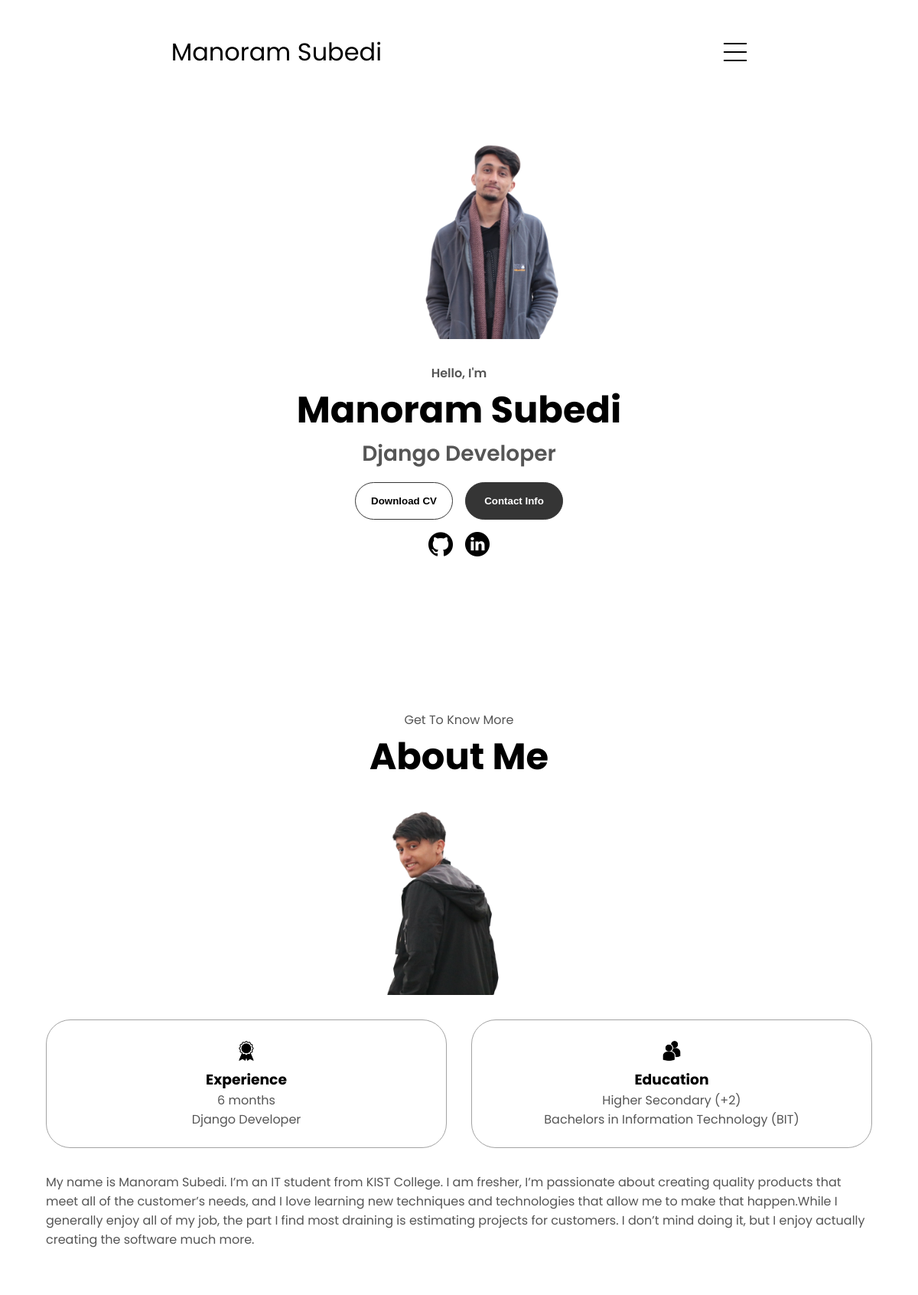
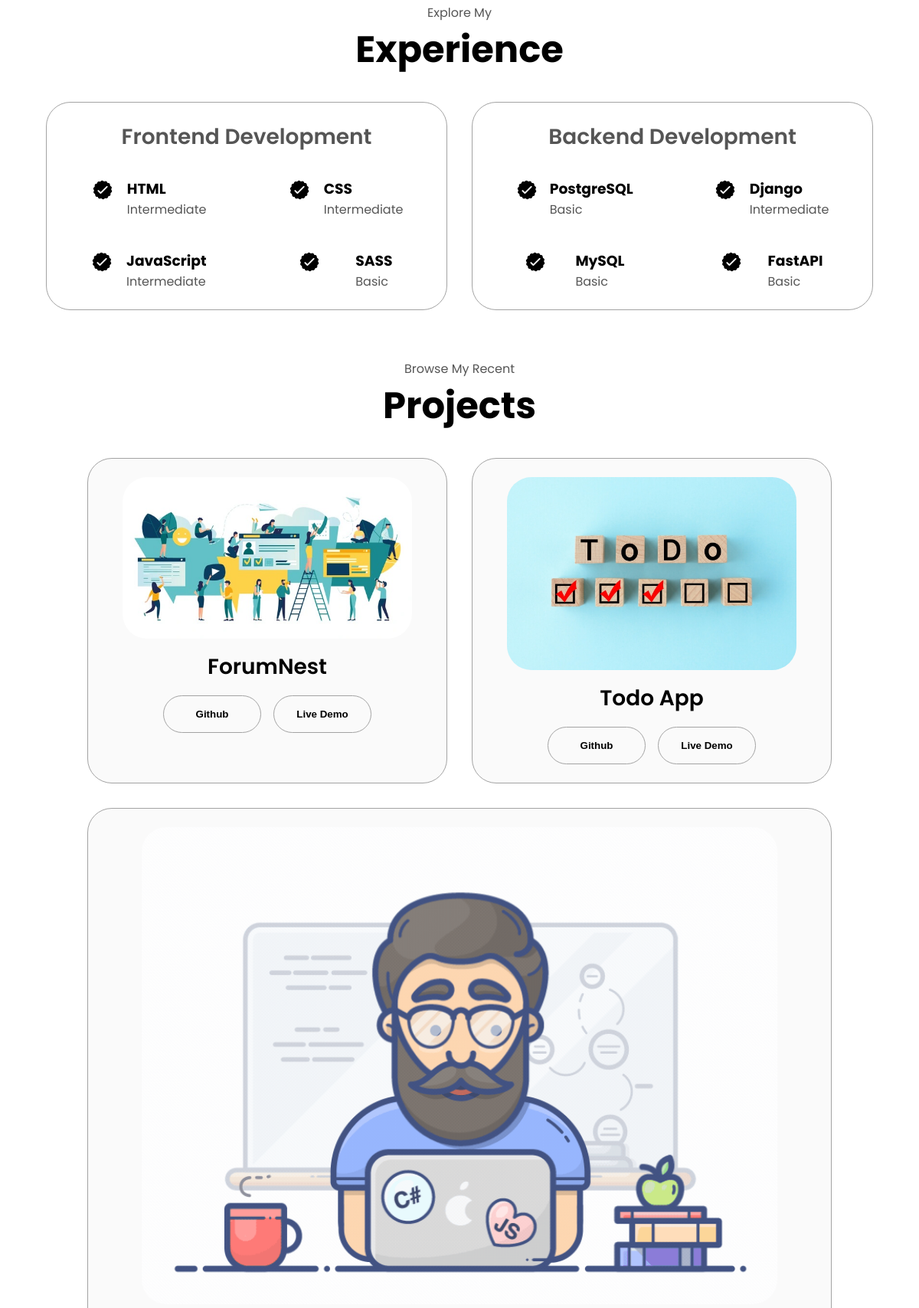
The page / (upper part) on the database its author committed (2 pictures, top to bottom).
### base/models.py (models this page shows, shortened)
class About(models.Model):
    name = models.CharField(max_length=100)
    title = models.CharField(max_length=50)
    text = models.TextField(null=True)
    display_img = models.ImageField(upload_to='media/user', null=True)
    img2 = models.ImageField(upload_to='media/user', null=True)

class Social(models.Model):
    about = models.ForeignKey(About, on_delete=models.CASCADE, null=True)
    name = models.CharField(max_length=50)
    link = models.URLField(null=True)
    social_img = models.ImageField(upload_to='media/social', null=True)

class Experience(models.Model):
    title = models.CharField(max_length=50)
    experience_icon = models.ImageField(upload_to='media/icons', null=True)

class Skill(models.Model):
    experience = models.ForeignKey(Experience,related_name='skill' ,on_delete=models.CASCADE)
    name = models.CharField(max_length=50)
    level = models.CharField(max_length=20)

class Project(models.Model):
    name = models.CharField(max_length=80)
    link = models.URLField()
    image = models.ImageField(upload_to='media/', null=True)

### base/views.py (the view)
def index(request):
    about = About.objects.get(pk=1)
    social = Social.objects.all()
    experience = Experience.objects.all()
    skill = Skill.objects.all()
    project = Project.objects.all()
    contact = Contact.objects.all()
    context = {'about':about,
               'social':social,
               'experience':experience,
               'skill':skill,
               'project': project,
               'contact':contact,
               }
    return render(request, 'base/index.html', context)

### base/templates/base/index.html (shortened to what this page needs)
{% extends "main.html" %}
{% load static %}
{% block content %}
    <nav id="hamburger-nav">
      <div class="logo">{{about.name}}</div>
      <div class="hamburger-menu">
        <div class="hamburger-icon" onclick="toggleMenu()">
          <span></span>
          <span></span>
          <span></span>
        </div>
      </div>
    </nav>
    <section id="profile">
      <div class="section__pic-container">
        <img src="{{about.display_img.url}}" alt="{{about.name}} profile picture" />
      </div>
      <div class="section__text">
        <p class="section__text__p1">Hello, I'm</p>
        <h2 class="title">{{about.name}}</h2>
        <p class="section__text__p2">{{about.title}}</p>
        <div class="btn-container">
          <button class="btn btn-color-2"
            onclick="window.open('{% static 'ManoramSubedi.pdf' %}', '_blank')"
          >
            Download CV
          </button>
          <button class="btn btn-color-1" onclick="location.href='./#contact'">
            Contact Info
          </button>
        </div>
        <div id="socials-container">
          {% for soc in social %}
          <img
            src="{{soc.social_img.url}}"
            alt="My {{soc.name}} profile" class="icon"
            onclick="location.href='{{soc.link}}'" />
          {% endfor %}
        </div>
      </div>
    </section>
    <section id="about">
      <p class="section__text__p1">Get To Know More</p>
      <h1 class="title">About Me</h1>
      <div class="section-container">
        <div class="section__pic-container">
          <img
            src="{{about.img2.url}}"
            alt="Profile picture"
            class="about-pic"
          />
        </div>
        <div class="about-details-container">
          <div class="about-containers">
            <div class="details-container">
              <img
                src="{% static 'base/icons/experience.png' %}" alt="Experience Icon"
                alt="Experience icon"
                class="icon" />
              <h3>Experience</h3>
              <p>6 months <br />{{about.title}}</p>
            </div>
            <div class="details-container">
              <img
                src= "{% static 'base/icons/education.png' %}" alt="Education Icon"
                alt="Education icon"
                class="icon" />
              <h3>Education</h3>
              <p>Higher Secondary (+2)<br />Bachelors in Information Technology (BIT)</p>
            </div>
          </div>
          <div class="text-container">
            <p>
              {{about.text}}
            </p>
          </div>
        </div>
      </div>
    </section>
    <section id="experience">
      <p class="section__text__p1">Explore My</p>
      <h1 class="title">Experience</h1>
      <div class="experience-details-container">
          <div class="about-containers">
            {% for exp in experience %}
              <div class="details-container">
                      <h2 class="experience-sub-title">{{ exp.title }}</h2>
                      <div class="article-container">
                        {% for skill in exp.skill.all %}
                          <article>
                              <img
                                  src="{{ exp.experience_icon.url }}"
                                  alt="{{skill.name}} icon"
                                  class="icon"/>
                                  <div>
                                      <h3>{{ skill.name }}</h3>
                                      <p>{{ skill.level }}</p>
                                  </div>
                          </article>
                          {% endfor %}
                      </div>
              </div>
              {% endfor %}
          </div>
      </div>
    <section id="projects">
      <p class="section__text__p1">Browse My Recent</p>
      <h1 class="title">Projects</h1>
      <div class="experience-details-container">
        <div class="about-containers">
          {% for proj in project %}
          <div class="details-container color-container">
            <div class="article-container">
              <img
                src="{{proj.image.url}}"
                alt="Project {{forloop.counter}}"
                class="project-img"
              />
            </div>
            <h2 class="experience-sub-title project-title">{{proj.name}}</h2>
            <div class="btn-container">
              <button
                class="btn btn-color-2 project-btn"
                onclick="location.href='{{proj.link}}'"
              >
               Github
              </button>
              <button
                class="btn btn-color-2 project-btn"
                onclick="location.href='{{proj.link}}'"
                disabled
              >
                Live Demo
              </button>
            </div>
          </div>
          {% endfor %}
        </div>
      </div>
    </section>
  </body>
{% endblock %}

### templates/main.html (shortened to what this page needs)
{% load static %}
<!DOCTYPE html>
<html lang="en">
  <head>
    <link rel="stylesheet" href="{% static 'base/style.css' %}" />
    <link rel="stylesheet" href="{% static 'base/mediaqueries.css' %}" />
  </head>
  <body>
    {% block content %}
    {% endblock %}
  </body>
</html>

### base/static/base/style.css (style rules this page uses)
* { margin: 0; padding: 0; }
body { font-family: "Poppins", sans-serif; }
html { scroll-behavior: smooth; }
p { color: rgb(85, 85, 85); }
a, .btn { transition: all 300ms ease; }
nav, .nav-links { display: flex; }
nav { justify-content: space-around; align-items: center; height: 17vh; }
.logo { font-size: 2rem; }
#hamburger-nav { display: none; }
.hamburger-menu { position: relative; display: inline-block; }
.hamburger-icon { display: flex; flex-direction: column; justify-content: space-between; height: 24px; width: 30px; cursor: pointer; }
.hamburger-icon span { width: 100%; height: 2px; background-color: black; transition: all 0.3 ease-in-out; }
.hamburger-icon span:first-child { transform: none; }
.hamburger-icon span:first-child { opacity: 1; }
section { padding-top: 4vh; height: 96vh; margin: 0 10rem; box-sizing: border-box; min-height: fit-content; }
.section-container { display: flex; }
#profile { display: flex; justify-content: center; gap: 5rem; height: 80vh; }
.section__pic-container { display: flex; height: 400px; width: 400px; margin: auto 0; }
.section__text { align-self: center; text-align: center; }
.section__text p { font-weight: 600; }
.section__text__p1 { text-align: center; }
.section__text__p2 { font-size: 1.75rem; margin-bottom: 1rem; }
.title { font-size: 3rem; text-align: center; }
#socials-container { display: flex; justify-content: center; margin-top: 1rem; gap: 1rem; }
.icon { cursor: pointer; height: 2rem; }
.btn-container { display: flex; justify-content: center; gap: 1rem; }
.btn { font-weight: 600; transition: all 300ms ease; padding: 1rem; width: 8rem; border-radius: 2rem; }
.btn-color-1, .btn-color-2 { border: rgb(53, 53, 53) 0.1rem solid; }
.btn-color-1, .btn-color-2:hover { background: rgb(53, 53, 53); color: white; }
.btn-color-2 { background: none; }
.btn-container { gap: 1rem; }
#about { position: relative; }
.about-containers { gap: 2rem; margin-bottom: 2rem; margin-top: 2rem; }
.about-details-container { justify-content: center; flex-direction: column; }
.about-containers, .about-details-container { display: flex; }
.about-pic { border-radius: 2rem; }
.details-container { padding: 1.5rem; flex: 1; background: white; border-radius: 2rem; border: rgb(53, 53, 53) 0.1rem solid; border-color: rgb(163, 163, 163); text-align: center; }
.section-container { gap: 4rem; height: 80%; }
.section__pic-container { height: 400px; width: 400px; margin: auto 0; }
#experience { position: relative; }
.experience-sub-title { color: rgb(85, 85, 85); font-weight: 600; font-size: 1.75rem; margin-bottom: 2rem; }
.experience-details-container { display: flex; justify-content: center; flex-direction: column; }
.article-container { display: flex; text-align: initial; flex-wrap: wrap; flex-direction: row; gap: 2.5rem; justify-content: space-around; }
article { display: flex; width: 10rem; justify-content: space-around; gap: 0.5rem; }
article .icon { cursor: default; }
#projects { position: relative; }
.color-container { border-color: rgb(163, 163, 163); background: rgb(250, 250, 250); }
.project-img { border-radius: 2rem; width: 90%; height: 90%; }
.project-title { margin: 1rem; color: black; }
.project-btn { color: black; border-color: rgb(163, 163, 163); }

### base/static/base/mediaqueries.css (style rules this page uses)
@media screen and (max-width: 1400px) { #profile { height: 83vh; margin-bottom: 6rem; } }
@media screen and (max-width: 1400px) { .about-containers { flex-wrap: wrap; } }
@media screen and (max-width: 1400px) { #contact, #projects { height: fit-content; } }
@media screen and (max-width: 1200px) { #hamburger-nav { display: flex; } }
@media screen and (max-width: 1200px) { #experience, .experience-details-container { margin-top: 2rem; } }
@media screen and (max-width: 1200px) { #profile, .section-container { display: block; } }
@media screen and (max-width: 1200px) { section, .section-container { height: fit-content; } }
@media screen and (max-width: 1200px) { section { margin: 0 5%; } }
@media screen and (max-width: 1200px) { .section__pic-container { width: 275px; height: 275px; margin: 0 auto 2rem; } }
@media screen and (max-width: 1200px) { .about-containers { margin-top: 0; } }

### rows shown on the page
About: name "Manoram Subedi", display_img (picture), title "Django Developer", img2 (picture), text "My name is Manoram Subedi. I’m an IT student from KIST College. I am fresher, I’m passionate about creating quality products that meet all of the customer’s needs, and I love learning new techniques and technologies that allow me to make that happen.While I generally enjoy all of my job, the part I find most draining is estimating projects for customers. I don’t mind doing it, but I enjoy actually creating the software much more."
Social: social_img (picture)
Social: social_img (picture)
Experience: title "Frontend Development"
Skill: experience_icon (picture), name "HTML", level "Intermediate"
Skill: experience_icon (picture), name "CSS", level "Intermediate"
Skill: experience_icon (picture), name "JavaScript", level "Intermediate"
Skill: experience_icon (picture), name "SASS", level "Basic"
Experience: title "Backend Development"
Skill: experience_icon (picture), name "PostgreSQL", level "Basic"
Skill: experience_icon (picture), name "Django", level "Intermediate"
Skill: experience_icon (picture), name "MySQL", level "Basic"
Skill: experience_icon (picture), name "FastAPI", level "Basic"
Project: image (picture), name "ForumNest"
Project: image (picture), name "Todo App"
Project: image (picture)
